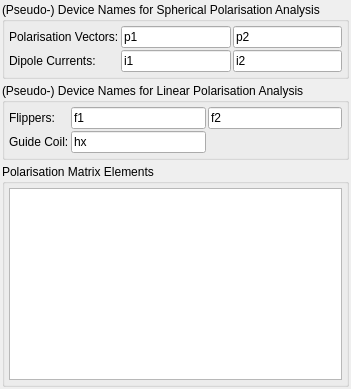
         <widget class="QWidget" name="tabPol">
          <attribute name="title">
           <string>Polarisation</string>
          </attribute>
          <layout class="QGridLayout" name="gridLayout_15">
           <property name="margin">
            <number>2</number>
           </property>
           <property name="spacing">
            <number>4</number>
           </property>
           <item row="0" column="0">
            <widget class="QGroupBox" name="groupBox_4">
             <property name="title">
              <string>(Pseudo-) Device Names for Spherical Polarisation Analysis</string>
             </property>
             <layout class="QGridLayout" name="gridLayout_13">
              <property name="margin">
               <number>4</number>
              </property>
              <property name="spacing">
               <number>2</number>
              </property>
              <item row="1" column="2">
               <widget class="QLineEdit" name="editPolCur2">
                <property name="toolTip">
                 <string>Final.</string>
                </property>
                <property name="text">
                 <string>i2</string>
                </property>
               </widget>
              </item>
              <item row="1" column="0">
               <widget class="QLabel" name="label_18">
                <property name="text">
                 <string>Dipole Currents:</string>
                </property>
               </widget>
              </item>
              <item row="0" column="0">
               <widget class="QLabel" name="label_17">
                <property name="text">
                 <string>Polarisation Vectors:</string>
                </property>
               </widget>
              </item>
              <item row="0" column="2">
               <widget class="QLineEdit" name="editPolVec2">
                <property name="toolTip">
                 <string>Final.</string>
                </property>
                <property name="text">
                 <string>p2</string>
                </property>
               </widget>
              </item>
              <item row="0" column="1">
               <widget class="QLineEdit" name="editPolVec1">
                <property name="toolTip">
                 <string>Initial.</string>
                </property>
                <property name="text">
                 <string>p1</string>
                </property>
               </widget>
              </item>
              <item row="1" column="1">
               <widget class="QLineEdit" name="editPolCur1">
                <property name="toolTip">
                 <string>Initial.</string>
                </property>
                <property name="text">
                 <string>i1</string>
                </property>
               </widget>
              </item>
             </layout>
            </widget>
           </item>
           <item row="2" column="0">
            <widget class="QGroupBox" name="groupBox_5">
             <property name="title">
              <string>Polarisation Matrix Elements</string>
             </property>
             <layout class="QGridLayout" name="gridLayout_14">
              <property name="margin">
               <number>4</number>
              </property>
              <property name="spacing">
               <number>2</number>
              </property>
              <item row="0" column="0">
               <widget class="QTextEdit" name="editPolMat">
                <property name="tabChangesFocus">
                 <bool>true</bool>
                </property>
                <property name="undoRedoEnabled">
                 <bool>false</bool>
                </property>
                <property name="readOnly">
                 <bool>true</bool>
                </property>
               </widget>
              </item>
             </layout>
            </widget>
           </item>
           <item row="1" column="0">
            <widget class="QGroupBox" name="groupBox_6">
             <property name="title">
              <string>(Pseudo-) Device Names for Linear Polarisation Analysis</string>
             </property>
             <layout class="QGridLayout" name="gridLayout_16">
              <property name="margin">
               <number>4</number>
              </property>
              <property name="spacing">
               <number>2</number>
              </property>
              <item row="0" column="0">
               <widget class="QLabel" name="label_19">
                <property name="text">
                 <string>Flippers:</string>
                </property>
               </widget>
              </item>
              <item row="0" column="1">
               <widget class="QLineEdit" name="editFlip1">
                <property name="text">
                 <string>f1</string>
                </property>
               </widget>
              </item>
              <item row="0" column="2">
               <widget class="QLineEdit" name="editFlip2">
                <property name="text">
                 <string>f2</string>
                </property>
               </widget>
              </item>
              <item row="1" column="0">
               <widget class="QLabel" name="label_20">
                <property name="text">
                 <string>Guide Coil:</string>
                </property>
               </widget>
              </item>
              <item row="1" column="1">
               <widget class="QLineEdit" name="editXYZ">
                <property name="text">
                 <string>hx</string>
                </property>
               </widget>
              </item>
             </layout>
            </widget>
           </item>
          </layout>
         </widget>
